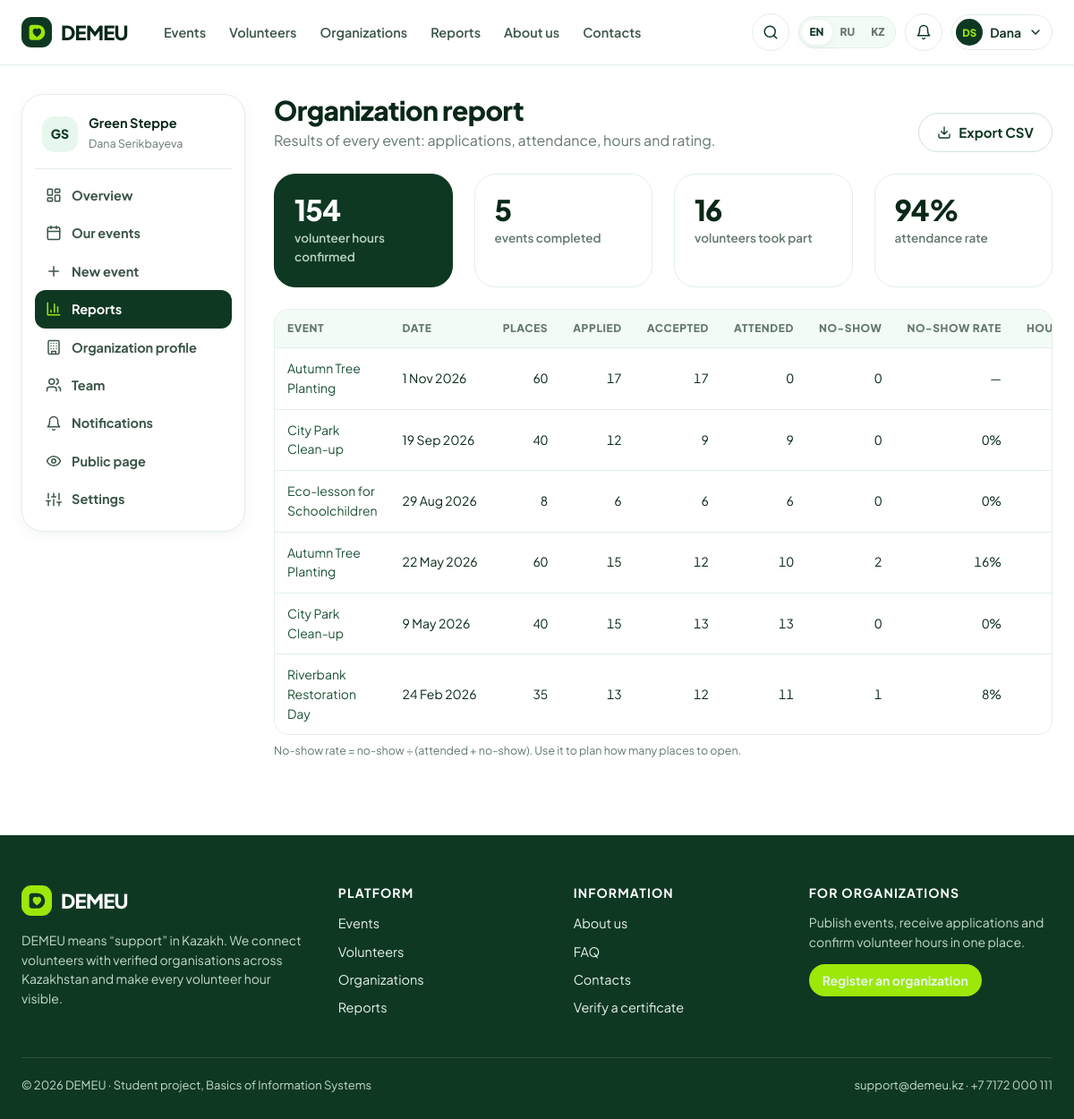
The page /org/reports (signed in) on the database its author committed.
### tables this page shows
CREATE TABLE coordinators (
    coordinator_id INTEGER PRIMARY KEY,
    user_id        INTEGER NOT NULL UNIQUE REFERENCES users(user_id) ON DELETE RESTRICT,
    org_id         INTEGER NOT NULL REFERENCES organizations(org_id) ON DELETE RESTRICT,
    full_name      TEXT NOT NULL CHECK (length(trim(full_name)) >= 3),
    phone          TEXT NOT NULL,
    position       TEXT,
    is_owner       INTEGER NOT NULL DEFAULT 0 CHECK (is_owner IN (0,1)),  -- can manage team & org profile
    created_at     TEXT NOT NULL DEFAULT (datetime('now','localtime'))
);

CREATE TABLE organizations (
    org_id           INTEGER PRIMARY KEY,
    name             TEXT NOT NULL UNIQUE,
    bin              TEXT NOT NULL UNIQUE CHECK (length(bin) = 12 AND bin NOT GLOB '*[^0-9]*'),
    org_type         TEXT NOT NULL CHECK (org_type IN ('ngo','foundation','initiative','university','government','business')),
    description      TEXT NOT NULL,
    city_id          INTEGER NOT NULL REFERENCES cities(city_id) ON DELETE RESTRICT,
    address          TEXT NOT NULL,
    email            TEXT NOT NULL,
    phone            TEXT NOT NULL,
    website          TEXT,
    logo_path        TEXT,
    founded_year     INTEGER CHECK (founded_year BETWEEN 1950 AND 2100),
    status           TEXT NOT NULL DEFAULT 'pending'
                     CHECK (status IN ('pending','verified','rejected','suspended')),
    status_comment   TEXT,                     -- reason for rejection / suspension
    verified_at      TEXT,
    verified_by      INTEGER REFERENCES users(user_id) ON DELETE SET NULL,
    created_at       TEXT NOT NULL DEFAULT (datetime('now','localtime'))
);

CREATE TABLE events (
    event_id              INTEGER PRIMARY KEY,
    org_id                INTEGER NOT NULL REFERENCES organizations(org_id) ON DELETE RESTRICT,
    coordinator_id        INTEGER NOT NULL REFERENCES coordinators(coordinator_id) ON DELETE RESTRICT,
    direction_id          INTEGER NOT NULL REFERENCES directions(direction_id) ON DELETE RESTRICT,
    city_id               INTEGER NOT NULL REFERENCES cities(city_id) ON DELETE RESTRICT,
    title                 TEXT NOT NULL CHECK (length(trim(title)) >= 5),
    summary               TEXT NOT NULL,       -- one line for cards
    description           TEXT NOT NULL,
    address               TEXT NOT NULL,
    starts_at             TEXT NOT NULL,       -- YYYY-MM-DD HH:MM
    ends_at               TEXT NOT NULL,
    registration_deadline TEXT NOT NULL,
    max_volunteers        INTEGER NOT NULL CHECK (max_volunteers BETWEEN 1 AND 1000),
    min_age               INTEGER NOT NULL DEFAULT 14 CHECK (min_age BETWEEN 14 AND 99),
    requires_approval     INTEGER NOT NULL DEFAULT 1 CHECK (requires_approval IN (0,1)),
    requirements          TEXT,                -- what to bring / skills needed
    provided              TEXT,                -- what organisers provide (meals, gloves...)
    cover_path            TEXT,
    status                TEXT NOT NULL DEFAULT 'published'
                          CHECK (status IN ('draft','published','cancelled','completed')),
    cancel_reason         TEXT,
    created_at            TEXT NOT NULL DEFAULT (datetime('now','localtime')),
    updated_at            TEXT,
    CHECK (ends_at > starts_at),
    CHECK (registration_deadline <= starts_at)
);

### demeu/org.py (the view, shortened to what this page needs)
@bp.route("/reports")
@coordinator_only
def reports():
    oid = g.coordinator["org_id"]
    rows = query("""SELECT e.event_id, e.title, e.starts_at, e.status, e.max_volunteers,
        SUM(r.status IS NOT NULL) AS applied, SUM(r.status IN ('approved','attended','no_show')) AS accepted,
        SUM(r.status='attended') AS attended, SUM(r.status='no_show') AS no_show,
        COALESCE(SUM(CASE WHEN r.status='attended' THEN r.hours_confirmed END),0) AS hours,
        (SELECT ROUND(AVG(f.rating),1) FROM feedback f JOIN registrations r2 USING (registration_id)
          WHERE r2.event_id=e.event_id AND f.is_hidden=0) AS rating
        FROM events e LEFT JOIN registrations r ON r.event_id=e.event_id
        WHERE e.org_id=? AND e.status IN ('published','completed') AND e.starts_at <= ?
        GROUP BY e.event_id ORDER BY e.starts_at DESC""", (oid, now_str()))
    return render_template("org/reports.html", rows=rows, stats=S.org_stats(oid))

### demeu/core.py (called while the page is built)
def get_lang():
    lang = session.get("lang")
    if lang in LANGS:
        return lang
    best = request.accept_languages.best_match(["en", "ru", "kk"]) if request else None
    return best or "en"

def _(key, **params):
    entry = TRANSLATIONS.get(key)
    if entry is None:
        text = key
    else:
        lang = g.get("lang", "en")
        text = entry.get(lang) or entry.get("en") or key
    if params:
        try:
            text = text.format(**params)
        except (KeyError, IndexError):
            pass
    return text

def parse_dt(value):
    if not value:
        return None
    if isinstance(value, datetime):
        return value
    for fmt in (DT_FMT, "%Y-%m-%d %H:%M:%S", "%Y-%m-%d"):
        try:
            return datetime.strptime(value, fmt)
        except ValueError:
            continue
    return None

def fmt_date(value, with_weekday=False, with_year=True):
    d = parse_dt(value)
    if not d:
        return ""
    lang = g.get("lang", "en")
    s = f"{d.day} {MONTHS[lang][d.month - 1]}"
    if with_year:
        s += f" {d.year}"
    if with_weekday:
        s = f"{WEEKDAYS[lang][d.weekday()]}, " + s
    return s

def fmt_hours(value):
    if value is None:
        return "0"
    v = float(value)
    return str(int(v)) if v.is_integer() else f"{v:.1f}"

def now_str():
    return datetime.now().strftime(DT_FMT)

def initials(name):
    parts = [p for p in (name or "").split() if p]
    return "".join(p[0] for p in parts[:2]).upper() or "?"

def load_user():
    g.user = g.volunteer = g.coordinator = g.org = None
    uid = session.get("uid")
    if not uid:
        return
    user = query("SELECT * FROM users WHERE user_id = ?", (uid,), one=True)
    if not user or not user["is_active"]:
        session.clear()
        return
    g.user = user
    if user["role"] == "volunteer":
        g.volunteer = query("SELECT * FROM volunteers WHERE user_id = ?", (uid,), one=True)
    elif user["role"] == "coordinator":
        g.coordinator = query("SELECT * FROM coordinators WHERE user_id = ?", (uid,), one=True)
        if g.coordinator:
            g.org = query("SELECT * FROM organizations WHERE org_id = ?",
                          (g.coordinator["org_id"],), one=True)

def csrf_token():
    tok = session.get("csrf")
    if not tok:
        tok = secrets.token_urlsafe(32)
        session["csrf"] = tok
    return tok

def csrf_field():
    return Markup(f'<input type="hidden" name="csrf_token" value="{csrf_token()}">')

### demeu/templates/org/reports.html (shortened to what this page needs)
{% extends "org/_layout.html" %}
{% from "partials/macros.html" import status, empty %}
{% block cab %}
<div class="cab-head"><div><h1>{{ _('org_reports_title') }}</h1><p>{{ _('org_reports_subtitle') }}</p></div>
  <a class="btn btn-ghost" href="{{ url_for('org.reports', format='csv') }}">{{ icon('download', 16) }} {{ _('export_csv') }}</a></div>
<div class="grid grid-4 mb-3">
  <div class="stat dark"><div class="num">{{ fmt_hours(stats.hours) }}</div><div class="lbl">{{ _('stat_hours') }}</div></div>
  <div class="stat"><div class="num">{{ stats.completed }}</div><div class="lbl">{{ _('stat_events_done') }}</div></div>
  <div class="stat"><div class="num">{{ stats.volunteers }}</div><div class="lbl">{{ _('stat_people_helped') }}</div></div>
  <div class="stat"><div class="num">{{ (stats.attendance ~ '%') if stats.attendance is not none else '—' }}</div><div class="lbl">{{ _('stat_attendance') }}</div></div>
</div>
{% if rows %}
<div class="table-wrap"><table class="table">
  <thead><tr><th>{{ _('event') }}</th><th>{{ _('date') }}</th><th class="num">{{ _('places') }}</th><th class="num">{{ _('applied_col') }}</th><th class="num">{{ _('accepted_col') }}</th>
    <th class="num">{{ _('st_attended') }}</th><th class="num">{{ _('st_no_show') }}</th><th class="num">{{ _('no_show_rate') }}</th><th class="num">{{ _('hours_col') }}</th><th class="num">{{ _('rating') }}</th></tr></thead>
  <tbody>{% for r in rows %}
    {% set marked = (r.attended or 0) + (r.no_show or 0) %}
    <tr><td><a href="{{ url_for('org.event_manage', event_id=r.event_id) }}">{{ r.title }}</a></td><td class="small nowrap">{{ fmt_date(r.starts_at) }}</td>
      <td class="num">{{ r.max_volunteers }}</td><td class="num">{{ r.applied or 0 }}</td><td class="num">{{ r.accepted or 0 }}</td>
      <td class="num">{{ r.attended or 0 }}</td><td class="num">{{ r.no_show or 0 }}</td>
      <td class="num">{{ ((r.no_show or 0) * 100 // marked ~ '%') if marked else '—' }}</td>
      <td class="num"><b>{{ fmt_hours(r.hours) }}</b></td><td class="num">{{ r.rating or '—' }}</td></tr>
  {% endfor %}</tbody></table></div>
<p class="xs muted mt-1">{{ _('no_show_rate_hint') }}</p>
{% else %}{{ empty('chart', _('no_data')) }}{% endif %}
{% endblock %}

### demeu/templates/org/_layout.html (shortened to what this page needs)
{% extends "base.html" %}
{% from "partials/macros.html" import org_logo, status %}
{% block content %}
{% set ep = request.endpoint %}
<div class="wrap">
  <div class="cabinet">
    <nav class="card side-nav" aria-label="{{ _('org_cabinet') }}">
      <div class="who">{{ org_logo(g.org) }}<div><b>{{ g.org.name }}</b><span class="xs muted">{{ g.coordinator.full_name }}</span></div></div>
      <a class="{{ 'on' if ep == 'org.dashboard' }}" href="{{ url_for('org.dashboard') }}">{{ icon('dashboard') }} {{ _('overview') }}</a>
      <a class="{{ 'on' if ep in ('org.events', 'org.event_manage', 'org.event_edit') }}" href="{{ url_for('org.events') }}">{{ icon('calendar') }} {{ _('org_events') }}</a>
      <a class="{{ 'on' if ep == 'org.event_new' }}" href="{{ url_for('org.event_new') }}">{{ icon('plus') }} {{ _('new_event') }}</a>
      <a class="{{ 'on' if ep == 'org.reports' }}" href="{{ url_for('org.reports') }}">{{ icon('chart') }} {{ _('nav_reports') }}</a>
      {% if g.coordinator.is_owner %}
      <a class="{{ 'on' if ep == 'org.profile' }}" href="{{ url_for('org.profile') }}">{{ icon('building') }} {{ _('org_profile') }}</a>
      <a class="{{ 'on' if ep == 'org.team' }}" href="{{ url_for('org.team') }}">{{ icon('users') }} {{ _('team') }}</a>
      {% endif %}
      <a href="{{ url_for('auth.notifications') }}">{{ icon('bell') }} {{ _('notifications') }}{% if unread %}<span class="badge">{{ unread }}</span>{% endif %}</a>
      <a href="{{ url_for('public.organization_profile', org_id=g.org.org_id) }}">{{ icon('eye') }} {{ _('org_public_page') }}</a>
      <a href="{{ url_for('auth.settings') }}">{{ icon('sliders') }} {{ _('settings') }}</a>
    </nav>
    <div>
      {% block cab %}{% endblock %}
    </div>
  </div>
</div>
{% endblock %}

### demeu/templates/partials/macros.html (shortened to what this page needs)
{% macro org_logo(o, cls='') -%}
<span class="avatar org {{ cls }}">{% if o.logo_path or o.org_logo %}<img src="{{ media_url(o.logo_path or o.org_logo) }}" alt="">{% else %}{{ initials(o.name or o.org_name) }}{% endif %}</span>
{%- endmacro %}

### demeu/templates/base.html (shortened to what this page needs)
<!doctype html>
<html lang="{{ 'kk' if lang == 'kk' else lang }}">
<head>
  <link rel="stylesheet" href="{{ url_for('static', filename='css/app.css') }}">
</head>
<body class="{% block body_class %}{% endblock %}">
{% set ep = request.endpoint or '' %}
<header class="site-header">
  <div class="wrap header-inner">
    <a class="logo" href="{{ url_for('public.home') }}" aria-label="DEMEU">
      <span class="logo-mark">{{ logo_mark(22) }}</span>DEMEU
    </a>
    <nav class="nav" aria-label="{{ _('main_menu') }}">
      <a href="{{ url_for('public.events') }}" class="{{ 'active' if ep.startswith('public.event') }}">{{ _('nav_events') }}</a>
      <a href="{{ url_for('public.volunteers') }}" class="{{ 'active' if ep.startswith('public.volunteer') }}">{{ _('nav_volunteers') }}</a>
      <a href="{{ url_for('public.organizations') }}" class="{{ 'active' if ep.startswith('public.organization') }}">{{ _('nav_organizations') }}</a>
      <a href="{{ url_for('public.reports') }}" class="{{ 'active' if ep == 'public.reports' }}">{{ _('nav_reports') }}</a>
      <a href="{{ url_for('public.about') }}" class="{{ 'active' if ep == 'public.about' }}">{{ _('nav_about') }}</a>
      <a href="{{ url_for('public.contacts') }}" class="{{ 'active' if ep == 'public.contacts' }}">{{ _('nav_contacts') }}</a>
    </nav>
    <div class="header-tools">
      <a class="icon-btn hide-md" href="{{ url_for('public.search') }}" aria-label="{{ _('search') }}" title="{{ _('search') }}">{{ icon('search') }}</a>
      <div class="lang-switch" role="group" aria-label="{{ _('language') }}">
        {% for code in LANGS %}
          <a href="{{ url_for('public.set_lang', code=code, next=request.full_path) }}" class="{{ 'on' if code == lang }}" lang="{{ code }}">{{ LANG_LABELS[code] }}</a>
        {% endfor %}
      </div>
      {% if g.user %}
        <a class="icon-btn" href="{{ url_for('auth.notifications') }}" aria-label="{{ _('notifications') }}" title="{{ _('notifications') }}">
          {{ icon('bell') }}{% if unread %}<span class="count">{{ unread if unread < 100 else '99+' }}</span>{% endif %}
        </a>
        {% set person = g.volunteer or g.coordinator %}
        <div class="user-menu">
          <button class="user-btn" data-toggle="user-dd" aria-expanded="false" aria-haspopup="true">
            {% if g.volunteer and g.volunteer.avatar_path %}
              <span class="avatar sm"><img src="{{ url_for('media.public_file', folder=g.volunteer.avatar_path.split('/')[0], name=g.volunteer.avatar_path.split('/')[1]) }}" alt=""></span>
            {% else %}
              <span class="avatar sm">{{ initials(person.full_name if person else g.user.email) }}</span>
            {% endif %}
            <span class="hide-md">{{ (person.full_name.split()[0]) if person else _('role_admin') }}</span>{{ icon('chevron-down', 16) }}
          </button>
        </div>
      {% else %}
        <a class="btn btn-ghost btn-sm hide-md" href="{{ url_for('auth.login', next=request.full_path if ep not in ('auth.login','auth.register') else None) }}">{{ _('login') }}</a>
        <a class="btn btn-primary btn-sm" href="{{ url_for('auth.register') }}">{{ _('join') }}</a>
      {% endif %}
    </div>
  </div>
</header>
<main id="main">{% block content %}{% endblock %}</main>
{% block footer %}
<footer class="site-footer">
  <div class="wrap">
    <div class="footer-grid">
      <div>
        <a class="logo" href="{{ url_for('public.home') }}"><span class="logo-mark">{{ logo_mark(22) }}</span>DEMEU</a>
        <p class="mt-2 small">{{ _('footer_about') }}</p>
      </div>
      <div>
        <h4>{{ _('footer_platform') }}</h4>
        <ul>
          <li><a href="{{ url_for('public.events') }}">{{ _('nav_events') }}</a></li>
          <li><a href="{{ url_for('public.volunteers') }}">{{ _('nav_volunteers') }}</a></li>
          <li><a href="{{ url_for('public.organizations') }}">{{ _('nav_organizations') }}</a></li>
          <li><a href="{{ url_for('public.reports') }}">{{ _('nav_reports') }}</a></li>
        </ul>
      </div>
      <div>
        <h4>{{ _('footer_info') }}</h4>
        <ul>
          <li><a href="{{ url_for('public.about') }}">{{ _('nav_about') }}</a></li>
          <li><a href="{{ url_for('public.about') }}#faq">{{ _('faq') }}</a></li>
          <li><a href="{{ url_for('public.contacts') }}">{{ _('nav_contacts') }}</a></li>
          <li><a href="{{ url_for('public.verify') }}">{{ _('verify_certificate') }}</a></li>
        </ul>
      </div>
      <div>
        <h4>{{ _('footer_for_orgs') }}</h4>
        <p class="small">{{ _('footer_for_orgs_text') }}</p>
        <a class="btn btn-primary btn-sm" href="{{ url_for('auth.register_organization') }}">{{ _('register_org_cta') }}</a>
      </div>
    </div>
    <div class="footer-bottom">
      <span>© {{ 2026 }} DEMEU · {{ _('footer_rights') }}</span>
      <span>support@demeu.kz · +7 7172 000 111</span>
    </div>
  </div>
</footer>
{% endblock %}
</body>
</html>

### rows shown on the page
coordinators: full_name "DS", full_name "Dana", coordinator.full_name "Dana Serikbayeva"
organizations: name "GS", org.name "Green Steppe"
events: title "Autumn Tree Planting", starts_at "1 Nov 2026", max_volunteers "60", applied "17", accepted "17", requires_approval "0", no_show "—"
events: title "City Park Clean-up", starts_at "19 Sep 2026", max_volunteers "40", applied "12", accepted "9", attended "9", requires_approval "0", no_show "0%"
events: title "Eco-lesson for Schoolchildren", starts_at "29 Aug 2026", max_volunteers "8", applied "6", accepted "6", attended "6", no_show "0", no_show "0%"
events: title "Autumn Tree Planting", starts_at "22 May 2026", max_volunteers "60", applied "15", accepted "12", attended "10", coordinator "2", no_show "16%"
events: title "City Park Clean-up", starts_at "9 May 2026", max_volunteers "40", applied "15", accepted "13", attended "13", requires_approval "0", no_show "0%"
events: title "Riverbank Restoration Day", starts_at "24 Feb 2026", max_volunteers "35", applied "13", accepted "12", attended "11", no_show "1", no_show "8%"

### other values the page prints
{{ LANG_LABELS[code] }} "EN" "RU" "KZ"
{{ fmt_hours(stats.hours) }} "154"
{{ stats.completed }} "5"
{{ stats.volunteers }} "16"
{{ (stats.attendance ~ '%') if stats.attendance is not none else '—' }} "94%"
{{ 2026 }} "2026"
